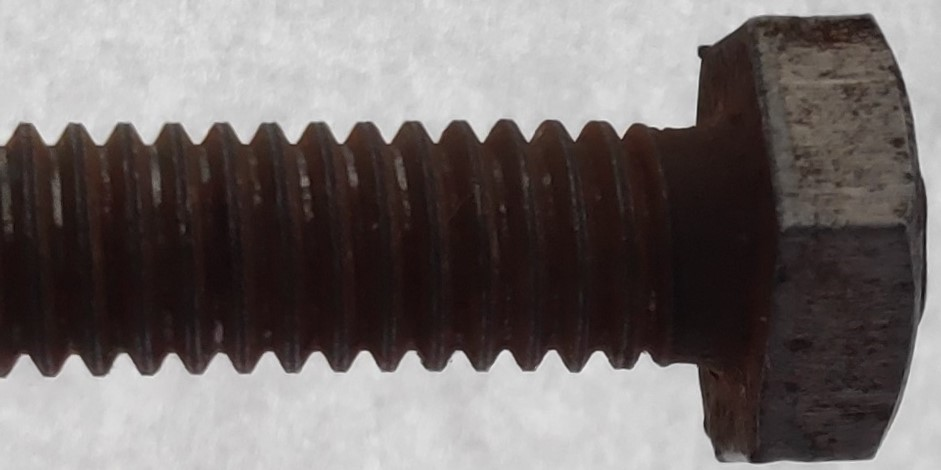
#> input picture screw8.jpg, 941 x 470 px
$ jupyter execute --allow-errors 'Winter Project(rough).ipynb'   (shell and % lines are left out)
#> lines starting #> are read from the running program, lines starting #| are printed output that depends on the picture; after the words box and inside, x2 and y2 are one past the last pixel; in counts of white or black regions, pixels touching at a corner belong together
[cell 1]
import cv2
import numpy as np
import math as m
import matplotlib.pyplot as plt

[cell 2]
def nothing(x):
    print(x)

[cell 3]
import pandas as pd

[cell 4]
src_img = cv2.imread('screw8.jpg',1)
#> src_img is the input picture: shape (470, 941, 3); mean B, G, R 107.2, 108.3, 115
cv2.imshow('read',src_img)
cv2.waitKey(0)
gauss = cv2.GaussianBlur(src_img,(5,5),6)
gray = cv2.cvtColor(gauss,cv2.COLOR_BGR2GRAY)
cv2.imshow('img',gray)
cv2.waitKey(0)
ret,thres = cv2.threshold(gray,127,255,cv2.THRESH_BINARY)
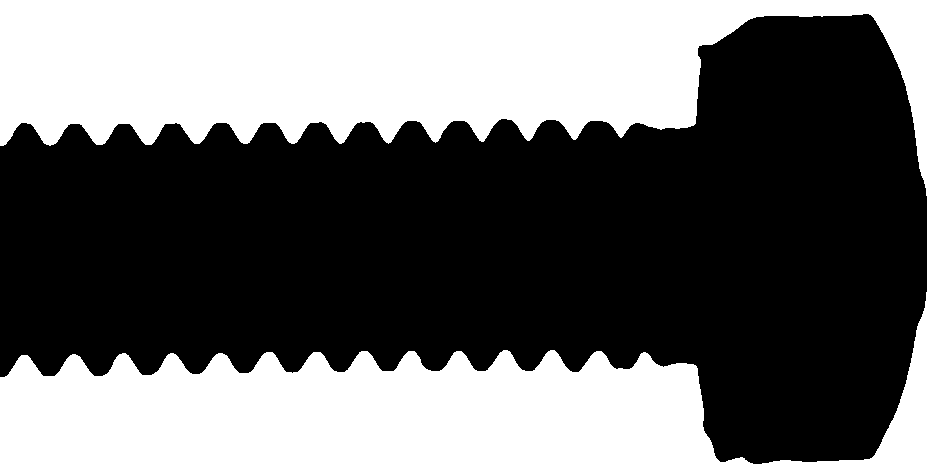
#> thres: shape (470, 941); 42.3% white; 1 white region, box (x1, y1, x2, y2) and area: (0, 0, 941, 470) 187270
#thres = cv2.cvtColor(thres,cv2.COLOR_B)
cv2.imshow('thresh',thres)
cv2.waitKey(0)
cv2.namedWindow('Edge Detect')
cv2.createTrackbar('Thresh1','Edge Detect',0,255,nothing)
cv2.createTrackbar('Thresh2','Edge Detect',0,255,nothing)
t1 = t2 = 0
while(1):
    canny = cv2.Canny(gray,t1,t2)
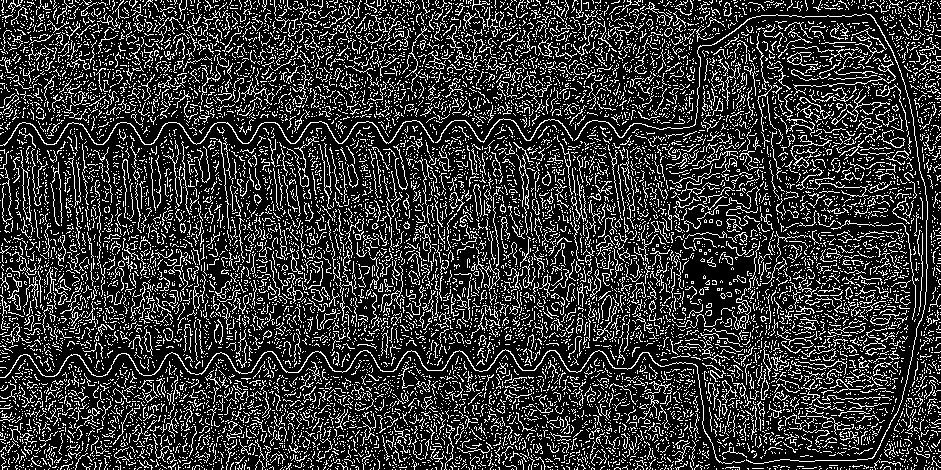
#> canny: shape (470, 941); 20.8% white in thin lines or dots
    cv2.imshow('Edge Detect',canny)
    k = cv2.waitKey(1) & 0xFF
#> (key Esc is pressed here)
    if k == 27:#Esc Key for terminating
        break
    t1 = cv2.getTrackbarPos('Thresh1','Edge Detect')
    t2 = cv2.getTrackbarPos('Thresh2','Edge Detect')
cv2.destroyAllWindows()

[cell 5]
black = np.zeros((canny.shape[0],canny.shape[1]),np.uint8)
for c in range(canny.shape[1]):
    for r in range(canny.shape[0]):
        if canny[r,c] == 255:
            black[r,c] = 255
            break
#> black: shape (470, 941); 0.21% white in thin lines or dots, all inside (x1, y1, x2, y2) = (0, 0, 941, 34)
for c in range(canny.shape[1]):
    for r in range(canny.shape[0]-1,-1,-1):
        if canny[r,c] == 255:
            black[r,c] = 255
            break
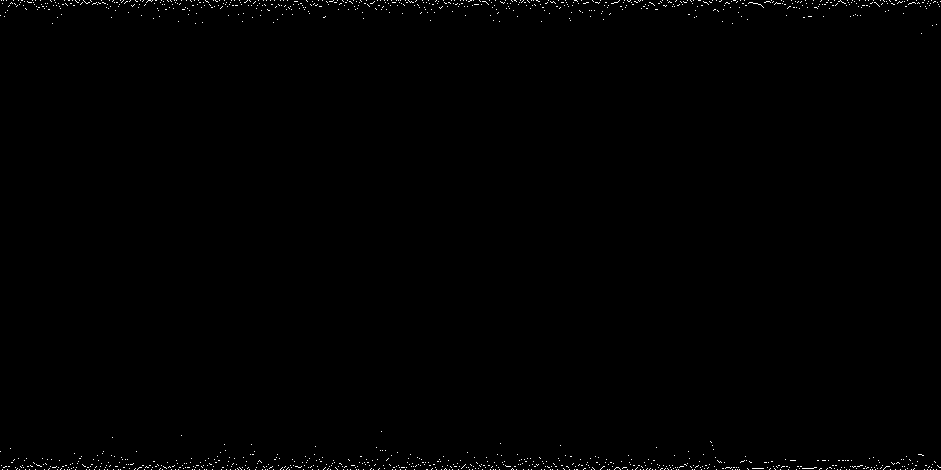
#> black: shape (470, 941); 0.43% white in thin lines or dots

[cell 6]
cv2.imshow('canny',canny)
cv2.waitKey(0)

[cell 7]
#ret,canny = cv2.threshold(canny,127,255,0)
cont, hier = cv2.findContours(canny,cv2.RETR_EXTERNAL,cv2.CHAIN_APPROX_SIMPLE)
#> cont = 13015 contours, 12959 with area under 20; largest, box (x1, y1, x2, y2) and area: (0, 349, 745, 464) 391, (0, 120, 434, 146) 262, (574, 13, 928, 464) 126, (787, 52, 818, 66) 117, (881, 130, 905, 148) 106

[cell 8]
len(cont)
#> Out = 13015

[cell 9]
src_img[:] = 0
#> src_img: shape (470, 941, 3); every value is 0
img = cv2.drawContours(src_img, cont,-1 , (255, 255, 255),0)
#> img: shape (470, 941, 3); 20.8% white in thin lines or dots
cv2.imshow('Contours', src_img)
cv2.waitKey(0)
#cv2.imwrite('outline.jpg',img)

[cell 10]
img2 = canny.copy()
img2 = img2[:,100:400]
#> img2: shape (470, 300); 20.7% white in thin lines or dots
#img2 = cv2.cvtColor(img2,cv2.COLOR_BGR2GRAY)
cv2.imshow('cropped',img2)
cv2.waitKey(0)

[cell 11]
print(img.shape)
#| (470, 941, 3)
print(img2.shape)
#| (470, 300)

[cell 12]
for r in range(img2.shape[0]):
    if 255 in img2[r,:]:
        min1 = r
        break
for r in range(img2.shape[0]-1,-1,-1):
    if 255 in img2[r,:]:
        max1 = r
        break
print(min1)
#| 0
print(max1)
#| 469
mid = (min1+max1)/2
#> mid = 234.5
print(mid)
#| 234.5

[cell 13]
img2[int(mid),:] = 255
#> img2: shape (470, 300); 20.9% white in thin lines or dots
cv2.imshow('midline',img2)
cv2.waitKey(0)

[cell 14]
upper = []
mid = int(mid)
#> mid = 234
for col in range(img2.shape[1]):
    for row in range(mid):
        if int(img2[row,col]) == 255:
            tup = (row,col)
            upper.append(tup)
            tup = ()

print(upper)
#> (printed output is left out)

[cell 15]
lower = []
for col in range(img2.shape[1]):
    for row in range(mid+1,img2.shape[0]):
        if int(img2[row,col]) == 255:
            tup = (row,col)
            lower.append(tup)
            tup = ()

print(lower)

[cell 16]
cv2.imshow('image',img2)
cv2.waitKey(0)

[cell 17]
direction = []
for x in range(len(upper)-1):
    if upper[x][0] > upper[x+1][0]:
        tup = (1,upper[x][0],upper[x][1])
        direction.append(tup)
        tup = ()
    elif upper[x][0] < upper[x+1][0]:
        tup = (0,upper[x][0],upper[x][1])
        direction.append(tup)
        tup = ()
    else:
        continue

print(direction)

[cell 18]
crest = []
root = []
for x in range(len(direction)-4):
    if direction[x][0] == 1 and direction[x+1][0] == 0 and direction[x+2][0] == 0 and direction[x+3][0] == 0 and direction[x+4][0] == 0:
        tup = (direction[x][1],direction[x][2])
        crest.append(tup)
        tup = ()
    elif direction[x][0] == 0 and direction[x+1][0] == 1 and direction[x+2][0] == 1:
        tup = (direction[x][1],direction[x][2])
        root.append(tup)
        tup = ()
#> after the loop, root = []

[cell 19]
img3 = img2.copy()
for coord in crest:
    cv2.circle(img3,(coord[1],coord[0]),5,155,1)
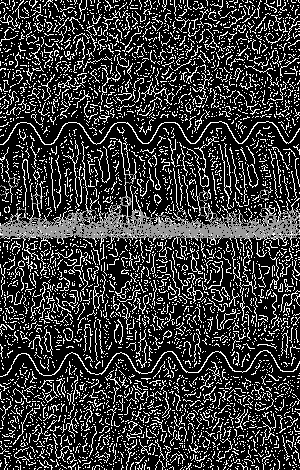
#> img3: shape (470, 300); min 0, max 255, mean 56.4
cv2.imshow('crestpoints',img3)
cv2.waitKey(0)
#> Out = 27

[cell 20]
img4 = img2.copy()
for coord in root:
    cv2.circle(img4,(coord[1],coord[0]),5,155,1)
cv2.imshow('rootpoints',img4)
cv2.waitKey(0)
#> Out = 27

[cell 21]
crest

[cell 22]
root

#> (a cell that did not finish here is left out)

#> (a cell that did not finish here is left out)

#> (a cell that did not finish here is left out)

[cell 26]
img2[int(mid),:] = 0
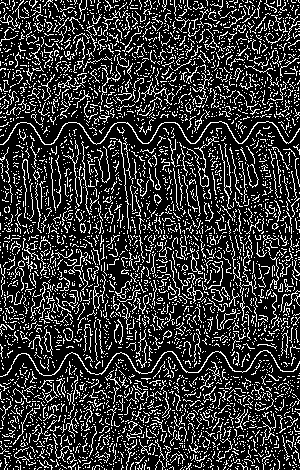
#> img2: shape (470, 300); 20.6% white in thin lines or dots
cv2.imshow('img',img2)
cv2.waitKey(0)
img3 = img2.copy()
a = np.zeros((img3.shape[0],img3.shape[1]))
for c in range(img3.shape[1]):
    for r in range(img3.shape[0]):
        if img3[r,c]==255:
            a[r,c]=255
            break
#> a: shape (470, 300) float64; 0.21% white in thin lines or dots, all inside (x1, y1, x2, y2) = (0, 0, 300, 24)
cv2.imshow('Upper Pixels', a)
cv2.waitKey(0)
for c in range(img3.shape[1]-1,0,-1):
    for r in range(img3.shape[0]-1,0,-1):
        if img3[r,c]==255:
            a[r,c]=255
            break
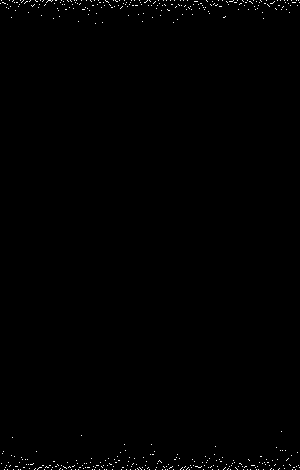
#> a: shape (470, 300) float64; 0.42% white in thin lines or dots
cv2.imshow('Lower pixels', a)
cv2.waitKey(0)
#> Out = 27

[cell 27]
img4 = a.copy()

[cell 28]
for r in range(img4.shape[0]):
    if 255 in img4[r,:]:
        min2 = r
        break
for r in range(img4.shape[0]-1,-1,-1):
    if 255 in img4[r,:]:
        max2 = r
        break
print(min2)
print(max2)
mid2 = int((min2+max2)/2)
#> mid2 = 234
print(mid2)

[cell 29]
img4[int(mid2),:] = 255
cv2.imshow('midline',img4)
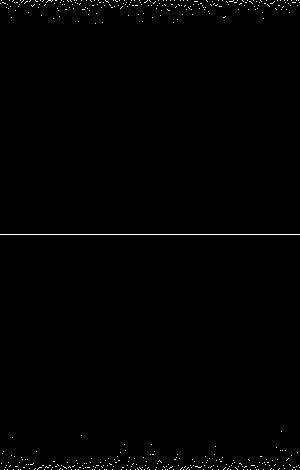
#> window 'midline': shape (470, 300); 0.64% white in thin lines or dots
cv2.waitKey(0)
#> Out = 27

[cell 30]
upper2 = []
for col in range(img4.shape[1]):
    for row in range(mid2):
        if int(img4[row,col]) == 255:
            tup = (row,col)
            upper2.append(tup)
            tup = ()

print(upper2)

[cell 31]
lower2 = []
for col in range(img4.shape[1]-1,-1,-1):
    for row in range(mid2+1,img4.shape[0]):
        if int(img4[row,col]) == 255:
            tup = (row,col)
            lower2.append(tup)
            tup = ()

print(lower2)

[cell 32]
direction2 = []
for x in range(len(upper2)-1):
    if upper2[x][0] > upper2[x+1][0]:
        tup = (1,upper2[x][0],upper2[x][1])
        direction2.append(tup)
        tup = ()
    elif upper2[x][0] < upper2[x+1][0]:
        tup = (0,upper2[x][0],upper2[x][1])
        direction2.append(tup)
        tup = ()
    else:
        continue

print(direction2)

[cell 33]
crest2 = []
root2 = []
for x in range(len(direction2)-4):
    if direction2[x][0] == 1 and direction2[x+1][0] == 0 and direction2[x+2][0] == 0 and direction2[x+3][0] == 0 and direction2[x+4][0] == 0:
        tup = (direction2[x][1],direction2[x][2])
        crest2.append(tup)
        tup = ()
    elif direction2[x][0] == 0 and direction2[x+1][0] == 1 and direction2[x+2][0] == 1:
        tup = (direction2[x][1],direction2[x][2])
        root2.append(tup)
        tup = ()
#> after the loop, crest2 = [(5, 104)]

[cell 34]
crest2
#> Out = [(5, 104)]

[cell 35]
root2

[cell 36]
img5 = img4.copy()
for coord in crest2:
    cv2.circle(img5,(coord[1],coord[0]),5,155,1)
cv2.imshow('crestpoints',img5)
cv2.waitKey(0)
#> Out = 27

[cell 37]
img6 = img4.copy()
for coord in root2:
    cv2.circle(img6,(coord[1],coord[0]),5,155,1)
cv2.imshow('crestpoints',img6)
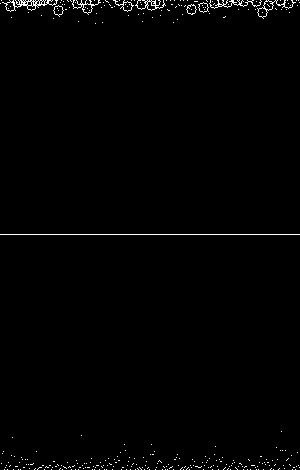
#> window 'crestpoints': shape (470, 300); 1.1% white in thin lines or dots
cv2.waitKey(0)
#> Out = 27

[cell 38]
crest2
#> Out = [(5, 104)]

[cell 39]
root2

[cell 40]
(Y1,X1) = crest2[0]
#> Y1 = 5; X1 = 104
(Y2,X2) = crest2[-1]
#> Y2 = 5; X2 = 104

[cell 41]
new_crest = []
new_root = []
#> (the rest of this cell did not finish here and is left out)

[cell 42]
img7 = img4.copy()
for coord in new_crest:
    cv2.circle(img7,(coord[1],coord[0]),5,155,1)
#> img7: shape (470, 300) float64; 0.64% white in thin lines or dots
cv2.imshow('crestpoints',img7)
cv2.waitKey(0)

img8 = img4.copy()
for coord in new_root:
    cv2.circle(img8,(coord[1],coord[0]),5,155,1)
cv2.imshow('rootpoints',img8)
cv2.waitKey(0)
#> Out = 27

[cell 43]
len(new_crest)

[cell 44]
len(new_root)

[cell 45]
group = 1
list1 = []
#> (the rest of this cell did not finish here and is left out)

[cell 46]
list2 = []
for i in range(len(list1)):
    list2.append(list1[i][2])
list2 = list(set(list2))
list2

[cell 47]
list3 = []
list4 = []
for i in list2:
    for coord in list1:
        if coord[2] == i:
            list3.append(coord)
    list4.append(list3[int(len(list3)/2)])
    list3 = []
#> after the loop, list4 = []
print(list4)

[cell 48]
img9 = img4.copy()
for coord in list4:
    cv2.circle(img9,(coord[1],coord[0]),4,200,1)
cv2.imshow('new_crests',img9)
cv2.waitKey(0)
#> Out = 27

[cell 49]
group1 = 1
list5 = []
#> (the rest of this cell did not finish here and is left out)

[cell 50]
list5

[cell 51]
list6 = []
for i in range(len(list5)):
    list6.append(list5[i][2])
list6 = list(set(list6))
list6

[cell 52]
list7 = []
list8 = []
for i in list6:
    for coord in list5:
        if coord[2] == i:
            list7.append(coord)
    list8.append(list7[int(len(list7)/2)])
    list7 = []
print(list8)

[cell 53]
img9 = img4.copy()
for coord in list4:
    cv2.circle(img9,(coord[1],coord[0]),4,200,1)
cv2.imshow('new_crests',img9)
cv2.waitKey(0)

for coord in list8:
    cv2.circle(img9,(coord[1],coord[0]),4,200,1)
cv2.imshow('final_image',img9)
cv2.waitKey(0)
#> Out = 27

[cell 54]
cv2.imshow('final_image',img9)
cv2.waitKey(0)
#> Out = 27

[cell 55]
img10 = img9.copy()
#> (the rest of this cell did not finish here and is left out)

[cell 56]
direction3 = []
for x in range(len(lower2)-1):
    if lower2[x][0] > lower2[x+1][0]:
        tup = (1,lower2[x][0],lower2[x][1])
        direction3.append(tup)
        tup = ()
    elif lower2[x][0] < lower2[x+1][0]:
        tup = (0,lower2[x][0],lower2[x][1])
        direction3.append(tup)
        tup = ()
    else:
        continue

print(direction3)

[cell 57]
root3 = []
crest3 = []
for x in range(len(direction3)-4):
    if direction3[x][0] == 1 and direction3[x+1][0] == 0 and direction3[x+2][0] == 0 and direction3[x+3][0] == 0 and direction3[x+4][0] == 0:
        tup = (direction3[x][1],direction3[x][2])
        root3.append(tup)
        tup = ()
    elif direction3[x][0] == 0 and direction3[x+1][0] == 1 and direction3[x+2][0] == 1:
        tup = (direction3[x][1],direction3[x][2])
        crest3.append(tup)
        tup = ()

[cell 58]
crest3

[cell 59]
root3

[cell 60]
(Y1,X1) = root3[0]
(Y2,X2) = root3[-1]
new_root2 = []
for coord in lower2:
    (Y3,X3) = coord
    pd = (((X2-X1)*(Y1-Y3)) - ((X1-X3)*(Y2-Y1)))/m.sqrt((X2-X1)**2 + (Y2-Y1)**2)
    if pd<1 and pd>-1:
        tup = (Y3,X3)
        new_root2.append(tup)
        tup = ()

(Y1,X1) = crest3[0]
(Y2,X2) = crest3[-1]
new_crest2 = []
for coord in lower2:
    (Y3,X3) = coord
    pd = (((X2-X1)*(Y1-Y3)) - ((X1-X3)*(Y2-Y1)))/m.sqrt((X2-X1)**2 + (Y2-Y1)**2)
    if pd<1 and pd>-1:
        tup = (Y3,X3)
        new_crest2.append(tup)
        tup = ()

[cell 61]
group2 = 1
list9 = []
list9.append((new_root2[0][0],new_root2[0][1],group2))
for i in range(len(new_root2)-1):
    (Y1,X1) = new_root2[i]
    (Y2,X2) = new_root2[i+1]
    pd = m.sqrt((X2-X1)**2 + (Y2-Y1)**2)
    if pd<7:
        list9.append((Y2,X2,group2))
    else:
        group2 = group2+1
        list9.append((Y2,X2,group2))

[cell 62]
list10 = []
for i in range(len(list9)):
    list10.append(list9[i][2])
list10 = list(set(list10))
list10

[cell 63]
list11 = []
list12 = []
for i in list10:
    for coord in list9:
        if coord[2] == i:
            list11.append(coord)
    list12.append(list11[int(len(list11)/2)])
    list11 = []
print(list12)

[cell 64]
img12 = img4.copy()
for coord in list12:
    cv2.circle(img12,(coord[1],coord[0]),4,200,1)
cv2.imshow('new_crests',img12)
cv2.waitKey(0)
#> Out = 27

[cell 65]
group3 = 1
list13 = []
list13.append((new_crest2[0][0],new_crest2[0][1],group3))
for i in range(len(new_crest2)-1):
    (Y1,X1) = new_crest2[i]
    (Y2,X2) = new_crest2[i+1]
    pd = m.sqrt((X2-X1)**2 + (Y2-Y1)**2)
    if pd<7:
        list13.append((Y2,X2,group3))
    else:
        group3 = group3+1
        list13.append((Y2,X2,group3))

[cell 66]
list14 = []
for i in range(len(list13)):
    list14.append(list13[i][2])
list14 = list(set(list14))
list14

[cell 67]
list15 = []
list16 = []
for i in list14:
    for coord in list13:
        if coord[2] == i:
            list15.append(coord)
    list16.append(list15[int(len(list15)/2)])
    list15 = []
print(list16)

[cell 68]
img13 = img4.copy()
for coord in list16:
    cv2.circle(img13,(coord[1],coord[0]),4,200,1)
cv2.imshow('new_crests',img13)
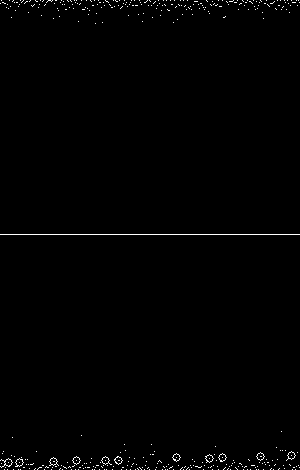
#> window 'new_crests': shape (470, 300); 0.8% white in thin lines or dots
cv2.waitKey(0)
#> Out = 27

[cell 69]
for coord in list12:
    cv2.circle(img9,(coord[1],coord[0]),4,200,1)
cv2.imshow('new_crests',img9)
cv2.waitKey(0)

for coord in list16:
    cv2.circle(img9,(coord[1],coord[0]),4,200,1)
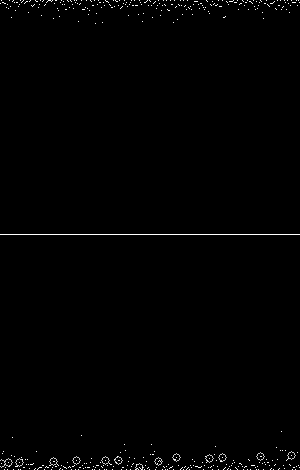
#> img9: shape (470, 300) float64; min 0, max 255, mean 2
cv2.imshow('final_image',img9)
cv2.waitKey(0)
#> Out = 27

$ run again, with screw11.jpg copied over screw8.jpg
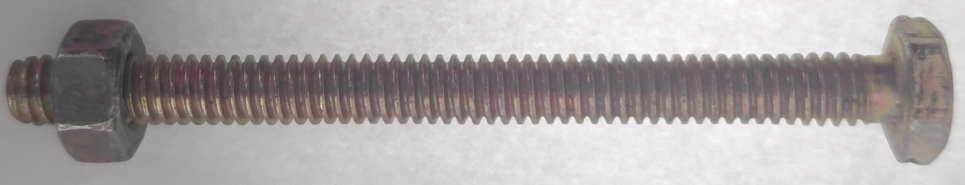
#> input picture screw11.jpg, 1929 x 370 px (shown at 1/2 size)
#> src_img is the input picture: shape (370, 1929, 3); mean B, G, R 164, 163.6, 169.4
#> thres: shape (370, 1929); 68.7% white; 5 black regions (1 under 20 px), largest, box (x1, y1, x2, y2) and area: (8, 23, 1904, 327) 222985, (1812, 67, 1882, 78) 354, (1821, 319, 1830, 324) 31, (857, 236, 863, 244) 22
#> canny: shape (370, 1929); 20.3% white in thin lines or dots
#> cont = 20476 contours, 20412 with area under 20; largest, box (x1, y1, x2, y2) and area: (1138, 231, 1515, 249) 194, (776, 107, 1081, 141) 189, (1609, 31, 1908, 331) 166, (337, 132, 349, 184) 162, (345, 236, 615, 251) 131
#> `len(cont)`: Out = 20476
#> src_img: shape (370, 1929, 3); every value is 0
#> img: shape (370, 1929, 3); 20.3% white in thin lines or dots
#| (370, 1929, 3)
#| (370, 300)
#| 0
#| 369
#| 184.5
#> (printed output is left out)
#> `cv2.waitKey(0)`: Out = 27
#> `cv2.imshow('lines',img10)`:
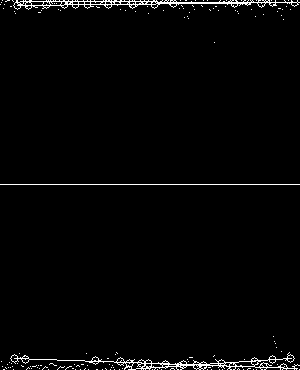
#> window 'lines': shape (370, 300); 2.1% white in thin lines or dots
